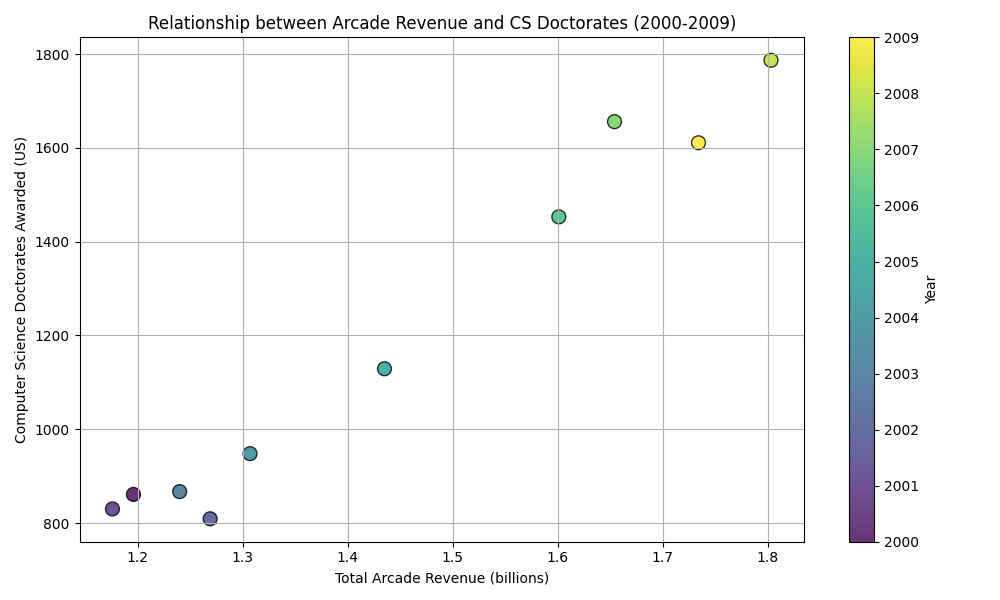

Write the Python code that produced this figure.
import pandas as pd
import matplotlib.pyplot as plt

# Load the dataset
data = pd.read_csv('arcade-revenue-vs-cs-doctorates.csv')

# Plotting
plt.figure(figsize=(10, 6))

plt.scatter(data['Total Arcade Revenue (billions)'], data['Computer Science Doctorates Awarded (US)'], c=data['Year'], cmap='viridis', s=100, edgecolors='black', alpha=0.8)

plt.xlabel('Total Arcade Revenue (billions)')
plt.ylabel('Computer Science Doctorates Awarded (US)')
plt.title('Relationship between Arcade Revenue and CS Doctorates (2000-2009)')
plt.colorbar(label='Year')
plt.grid(True)
plt.tight_layout()
plt.show()
